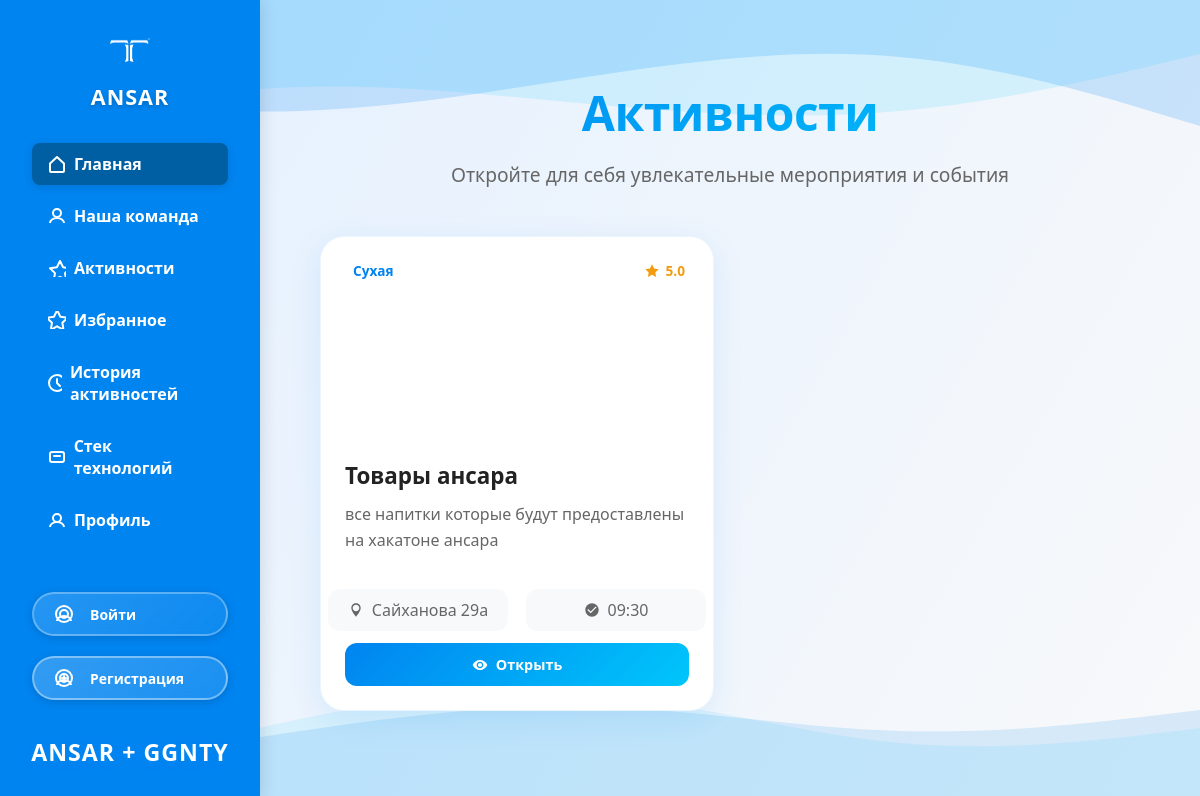
/activities/, run on an earlier commit of the app's database.
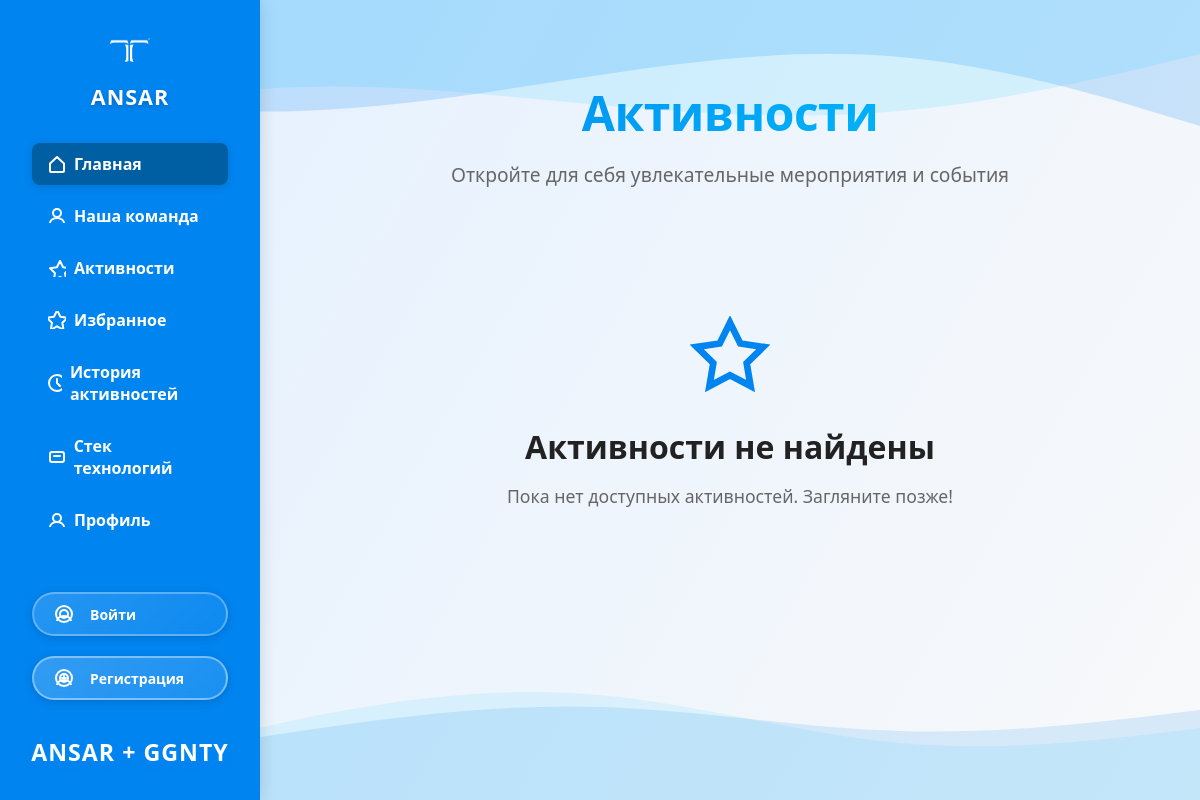
And on a later commit of the database.
### database/models.py (models this page shows)
class Activity(Base):
    __tablename__ = "activities"
    id = Column(Integer, primary_key=True)
    title = Column(String, nullable=False)  # Название активности
    description = Column(String, nullable=False)  # Описание
    category = Column(String, nullable=False)  # Категория (спорт, отдых, образование и т.д.)
    address = Column(String, nullable=False)  # Адрес активности
    images = Column(String, nullable=False)  # Ссылка на фотографию
    working_hours = Column(String, nullable=False)  # Время работы
    rating = Column(Float, nullable=False)
    history = relationship("ActivityHistory", back_populates="activity")
    recommendations = relationship("Recommendation", back_populates="activity")

### app/routes/activities.py (the view)
@router.get("/", response_class=HTMLResponse)
async def activities(request: Request):
    try:
        activities_list = await CrudActivity().list_activities()
        return templates.TemplateResponse("activities.html", {
            "request": request,
            "activities": activities_list,
            "current_user": request.state.current_user
        })
    except Exception as e:
        return templates.TemplateResponse("activities.html", {
            "request": request,
            "activities": [],
            "current_user": request.state.current_user
        })

### app/templates/activities.html (shortened to what this page needs)
{% extends 'base.html' %}
{% block content %}
<div class="activities-container">
    <div class="activities-header">
        <h1>Активности</h1>
        <p>Откройте для себя увлекательные мероприятия и события</p>
    </div>
    {% if activities %}
    <div class="activities-grid">
        {% for activity in activities %}
        <div class="activity-card">
            <div class="activity-image {% if not activity.images or 'default_image.svg' in activity.images %}no-image{% endif %}">
                <div class="activity-overlay">
                    <div class="activity-category">{{ activity.category }}</div>
                    <div class="activity-rating">
                        <svg width="16" height="16" fill="currentColor" viewBox="0 0 24 24">
                            <path d="M12 2l3.09 6.26L22 9.27l-5 4.87 1.18 6.88L12 17.77l-6.18 3.25L7 14.14 2 9.27l6.91-1.01L12 2z"/>
                        </svg>
                        {{ "%.1f"|format(activity.rating) }}
                </div>
                </div>
            </div>
            <div class="activity-content">
                <h3 class="activity-title">{{ activity.title }}</h3>
                <p class="activity-description">{{ activity.description[:100] }}{% if activity.description|length > 100 %}...{% endif %}</p>
                            <div class="activity-meta-row" style="display: flex; justify-content: center; gap: 18px; margin: 16px 0 12px 0;">
              <div class="activity-address" style="display: flex; align-items: center; justify-content: center; gap: 8px; color: #666; font-size: 1rem; background: #f8f9fa; border-radius: 12px; padding: 10px 0; width: 180px; min-width: 180px; max-width: 180px; white-space: nowrap;">
                <svg width="16" height="16" fill="currentColor" viewBox="0 0 24 24">
                  <path d="M12 2C8.13 2 5 5.13 5 9c0 5.25 7 13 7 13s7-7.75 7-13c0-3.87-3.13-7-7-7zM7 9c0-2.76 2.24-5 5-5s5 2.24 5 5c0 2.76-2.24 5-5 5s-5-2.24-5-5z"/>
                </svg>
                <span>{{ activity.address }}</span>
              </div>
              <div class="activity-hours" style="display: flex; align-items: center; justify-content: center; gap: 8px; color: #666; font-size: 1rem; background: #f8f9fa; border-radius: 12px; padding: 10px 0; width: 180px; min-width: 180px; max-width: 180px; white-space: nowrap;">
                <svg width="16" height="16" fill="currentColor" viewBox="0 0 24 24">
                  <path d="M12 2C6.48 2 2 6.48 2 12s4.48 10 10 10 10-4.48 10-10S17.52 2 12 2zm-2 15l-5-5 1.41-1.41L10 14.17l7.59-7.59L19 8l-9 9z"/>
                </svg>
                <span>{{ activity.working_hours }}</span>
              </div>
            </div>
            <div class="activity-actions">
              <a href="{{ url_for('activity_detail', activity_id=activity.id) }}" class="btn-open">
                <svg width="16" height="16" fill="currentColor" viewBox="0 0 24 24">
                  <path d="M12 4.5C7 4.5 2.73 7.61 1 12c1.73 4.39 6 7.5 11 7.5s9.27-3.11 11-7.5c-1.73-4.39-6-7.5-11-7.5zM12 17c-2.76 0-5-2.24-5-5s2.24-5 5-5 5 2.24 5 5-2.24 5-5 5zm0-8c-1.66 0-3 1.34-3 3s1.34 3 3 3 3-1.34 3-3-1.34-3-3-3z"/>
                </svg>
                Открыть
              </a>
                </div>
            </div>
        </div>
        {% endfor %}
    </div>
    {% else %}
    <div class="empty-state">
        <div class="empty-icon">
            <svg width="80" height="80" fill="none" viewBox="0 0 24 24">
                <path d="M12 2l3.09 6.26L22 9.27l-5 4.87 1.18 6.88L12 17.77l-6.18 3.25L7 14.14 2 9.27l6.91-1.01L12 2z" stroke="#0084f0" stroke-width="2"/>
            </svg>
        </div>
        <h2>Активности не найдены</h2>
        <p>Пока нет доступных активностей. Загляните позже!</p>
    </div>
    {% endif %}
</div>
{% endblock %}

### app/templates/base.html (shortened to what this page needs)
<!DOCTYPE html>
<html lang="ru">
<head>
</head>
<body>
<div class="bg-waves">
</div>
<div class="left-bar">
    <div class="logo-container" style="flex-direction:column;align-items:center;gap:10px;">
        <div class="logos-row" style="display:flex;align-items:center;justify-content:center;gap:12px;">
            <img src="/static/ansar.png" alt="ANSAR Logo" style="width: 40px; height: 40px; object-fit: contain; filter: brightness(0) invert(1);">
        </div>
        <div class="logo-text" style="margin-top:2px;font-size:1.35rem;letter-spacing:1px;text-align:center;">ANSAR</div>
    </div>
    <div class="nav-menu">
        <a href="/" class="nav-item active">
            <svg width="18" height="18" fill="none" xmlns="http://www.w3.org/2000/svg">
                <path d="M2 8.5L9 2l7 6.5V16a1 1 0 0 1-1 1H3a1 1 0 0 1-1-1V8.5z" stroke="white" stroke-width="2" stroke-linecap="round" stroke-linejoin="round"/>
            </svg>
            <span>Главная</span>
        </a>
        <a href="/this_command" class="nav-item">
            <svg width="18" height="18" fill="none" xmlns="http://www.w3.org/2000/svg">
                <circle cx="9" cy="6" r="4" stroke="white" stroke-width="2"/>
                <path d="M2 16c0-2.761 3.134-5 7-5s7 2.239 7 5" stroke="white" stroke-width="2"/>
            </svg>
            <span>Наша команда</span>
        </a>
        <a href="/activities" class="nav-item">
            <svg width="18" height="18" fill="none" xmlns="http://www.w3.org/2000/svg">
                <path d="M12 2l3.09 6.26L22 9.27l-5 4.87 1.18 6.88L12 17.77l-6.18 3.25L7 14.14 2 9.27l6.91-1.01L12 2z" stroke="white" stroke-width="2" stroke-linecap="round" stroke-linejoin="round"/>
            </svg>
            <span>Активности</span>
        </a>
        <a href="/favorites" class="nav-item">
            <span>Избранное</span>
        </a>
        <a href="/history" class="nav-item">
            <svg width="18" height="18" fill="none" xmlns="http://www.w3.org/2000/svg">
                <circle cx="9" cy="9" r="8" stroke="white" stroke-width="2"/>
                <path d="M9 5v4l3 3" stroke="white" stroke-width="2" stroke-linecap="round" stroke-linejoin="round"/>
            </svg>
            <span>История активностей</span>
        </a>
        <a href="/project_technologies" class="nav-item">
            <svg width="18" height="18" fill="none" xmlns="http://www.w3.org/2000/svg">
                <rect x="2" y="4" width="14" height="10" rx="2" stroke="white" stroke-width="2"/>
                <path d="M6 8h6" stroke="white" stroke-width="2" stroke-linecap="round"/>
            </svg>
            <span>Стек технологий</span>
        </a>
        <a href="{% if request.state.current_user %}/profile/{{ request.state.current_user.id }}{% else %}/auth/login{% endif %}" class="nav-item">
            <svg width="18" height="18" fill="none" xmlns="http://www.w3.org/2000/svg">
                <path d="M9 11a4 4 0 1 0 0-8 4 4 0 0 0 0 8z" stroke="white" stroke-width="2"/>
                <path d="M2 16c0-2.761 3.134-5 7-5s7 2.239 7 5" stroke="white" stroke-width="2"/>
            </svg>
            <span>Профиль</span>
        </a>
    </div>
    <div style="flex:1;"></div>
    <div class="sidebar-bottom" style="width:100%;padding:0 0 32px 0;display:flex;flex-direction:column;align-items:center;gap:18px;">
        {% if request.state.current_user %}
            <div class="user-profile" style="display: flex; align-items: center; gap: 12px; padding: 12px 24px; background: rgba(255,255,255,0.15); border-radius: 16px;">
                <div class="user-avatar" style="width: 44px; height: 44px; background: linear-gradient(135deg, #00c6fb 0%, #0084f0 100%); border-radius: 50%; display: flex; align-items: center; justify-content: center; color: white; font-weight: bold; font-size: 18px; box-shadow: 0 2px 8px rgba(0,132,240,0.3);">
                    {{ request.state.current_user.full_name[0] if request.state.current_user.full_name else request.state.current_user.username[0] }}
                </div>
                <div class="user-info" style="flex: 1; min-width: 0;">
                    <div class="user-name" style="color: white; font-weight: 600; font-size: 15px; margin-bottom: 2px; white-space: nowrap; overflow: hidden; text-overflow: ellipsis;">
                        {{ request.state.current_user.full_name or request.state.current_user.username }}
                    </div>
                </div>
            </div>
        {% else %}
            <div class="auth-btns-col" style="display:flex;flex-direction:column;gap:12px;justify-content:center;align-items:stretch;margin-bottom:10px;width:100%;padding:0 32px;">
                <a href="/auth/login" class="auth-btn login-btn">
                    <span>Войти</span>
                </a>
                <a href="/auth/register" class="auth-btn register-btn">
                    <span>Регистрация</span>
                </a>
            </div>
        {% endif %}
        <div class="sidebar-bottom-text" style="width:100%;text-align:center;margin-top:8px;">
            <span style="color:#fff;font-size:1.45rem;font-weight:800;letter-spacing:1px;text-shadow:0 2px 8px #0094ff33;">ANSAR + GGNTY</span>
        </div>
    </div>
</div>
<div class="main-content">
    {% block content %}
    {% endblock %}
</div>
</body>
</html>

### app/templates/base.html (style rules this page uses)
* { margin: 0; padding: 0; box-sizing: border-box; font-family: 'Segoe UI', Tahoma, Geneva, Verdana, sans-serif; }
body { background: linear-gradient(120deg, #e3f0ff 0%, #f8f9fa 100%); min-height: 100vh; position: relative; overflow-x: hidden; }
.bg-waves { position: fixed; inset: 0; width: 100vw; height: 100vh; z-index: -1; pointer-events: none; }
.wave-top, .wave-bottom { position: absolute; left: 0; width: 100vw; height: 180px; min-width: unset; max-width: unset; preserveAspectRatio: none; }
.wave-top { top: 0; }
.wave-bottom { bottom: 0; }
.left-bar { position: fixed; top: 0; left: 0; width: 260px; height: 100vh; background-color: #0084f0; color: white; display: flex; flex-direction: column; align-items: stretch; box-shadow: 2px 0 15px rgba(0, 0, 0, 0.12); z-index: 100; padding: 30px 0 0 0; }
.logo-container { display: flex; align-items: center; gap: 15px; padding: 0 32px 32px 32px; }
.logo-text { font-size: 28px; font-weight: 800; letter-spacing: 1px; text-shadow: 0 2px 4px rgba(0, 0, 0, 0.2); }
.nav-menu { display: flex; flex-direction: column; gap: 10px; margin: 0 0 30px 0; padding: 0 32px; }
.nav-item { color: white; text-decoration: none; font-weight: 600; font-size: 16px; padding: 10px 16px; border-radius: 8px; transition: all 0.3s ease; display: flex; align-items: center; gap: 8px; }
.nav-item.active, .nav-item:focus { background-color: #005fa3; box-shadow: 0 2px 8px rgba(0,0,0,0.12); }
.auth-btn { color: white; text-decoration: none; font-weight: 600; font-size: 14px; padding: 10px 20px; border-radius: 25px; transition: all 0.3s cubic-bezier(0.4, 0, 0.2, 1); display: flex; align-items: center; gap: 8px; border: 2px solid transparent; position: relative; overflow: hidden; box-shadow: 0 2px 8px rgba(0, 0, 0, 0.15); margin-bottom: 8px; }
.auth-btn:last-child { margin-bottom: 0; }
.auth-btn::before { content: ''; position: absolute; top: 0; left: -100%; width: 100%; height: 100%; background: linear-gradient(90deg, transparent, rgba(255, 255, 255, 0.2), transparent); transition: left 0.5s; }
.login-btn { background: linear-gradient(135deg, rgba(255, 255, 255, 0.15) 0%, rgba(255, 255, 255, 0.05) 100%); border-color: rgba(255, 255, 255, 0.3); backdrop-filter: blur(10px); }
.register-btn { background: linear-gradient(135deg, rgba(255, 255, 255, 0.2) 0%, rgba(255, 255, 255, 0.1) 100%); border-color: rgba(255, 255, 255, 0.4); backdrop-filter: blur(10px); }
.main-content { margin-left: 260px; padding: 40px 40px 40px 40px; min-height: 100vh; transition: margin-left 0.3s; }
.auth-btns-col { width: 100%; flex-direction: column; gap: 18px; align-items: center; justify-content: center; display: flex; }

### app/templates/activities.html (style rules this page uses)
.activities-container { max-width: 1400px; margin: 0 auto; padding: 40px 20px; }
.activities-header { text-align: center; margin-bottom: 48px; }
.activities-header h1 { font-size: 3rem; font-weight: 800; background: linear-gradient(135deg, #0084f0 0%, #00c6fb 100%); -webkit-background-clip: text; -webkit-text-fill-color: transparent; margin-bottom: 16px; letter-spacing: -0.5px; }
.activities-header p { font-size: 1.2rem; color: #666; max-width: 600px; margin: 0 auto; }
.empty-state { text-align: center; padding: 80px 20px; }
.empty-icon { margin-bottom: 24px; }
.empty-state h2 { font-size: 2rem; color: #222; margin-bottom: 16px; }
.empty-state p { color: #666; font-size: 1.1rem; }

What changed in the data, as far as the page shows it:
removed Activity: category "Сухая", rating "5.0", title "Товары ансара", description "все напитки которые будут предоставлены на хакатоне ансара", address "Сайханова 29a", working_hours "09:30"
Also different on the page:
text now shown: "Активности не найдены Пока нет доступных активностей. Загляните позже!"
